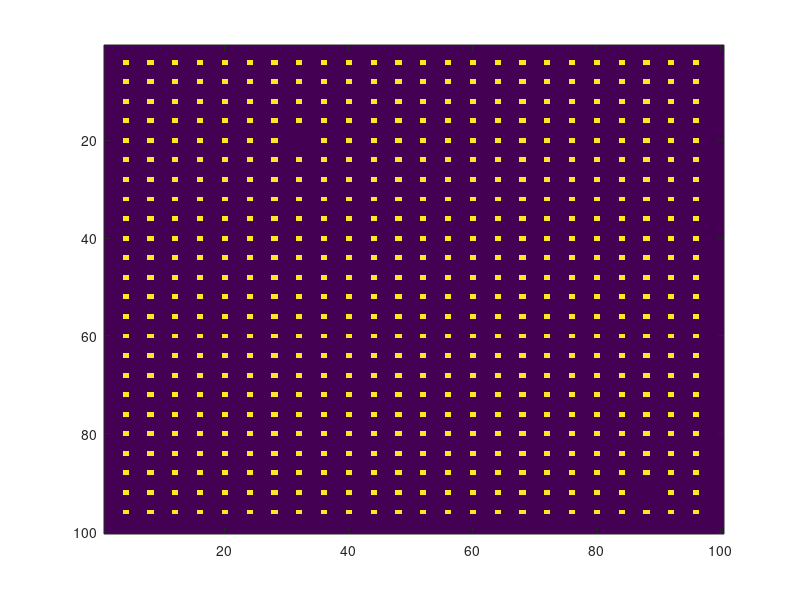

This chart was generated by the following MATLAB code: (Note: this script raises an error after producing the figure.)
%Model PT fire
%CASCADE project
%Asynchronous CA
%Vasques et al. 2014 (model development)
%PROBABILITY MARA'S - MODIFIED FROM ALAIN'S
% ------------------------------------------------------------------------

close all
clear all

%Parameter values
%-------------------------------------------------------------------------
%PER SPECIES

%%% PINE
AgeMP=10;                 % Age of maturity pine %start at 6 and regularly 10-15 % in Cronk and Fuller, 1995 [year]
SeedFP=945;               % Seed production per pine mature tree number of seeds per
% cone (63)* cone per tree (15) Vega et al 2008
LSP= 100;                 % Life span of pine % in "practices centro pinus" [year]
canopyBank=0.5;           % Percent of the seeds that are stored in the canopy maybe reduce it too many pines
ReleaseSeeds=0;           % Pine seeds in the canopy that are released after the fire

%%% SEEDER
AgeMS=2;                  % Age of maturity seeder % field obs Calluna 1 [year]
% Cistus 3 years ref
SeedFS=400;               % Seed production per plant/occupied cell approx value ADJUST
% check in lit
LSS=30;                   % Life span calluna % in woodland education centre [year]

%%% OAK
AgeMO=50;                 % Age of maturity seeder % Kew % [year]% !!! Pausas 1999 has maturity = 15!!!

SeedFQ=12;                % Seed production oak per occupied cell - 120 acorns per tree refered in Martin?k et al. 2014% [n/m2/year]
BirdSeedN=5;              % Annual seed input by birds - based on average values Q. suber Pons and Pausas 2007 - this value depends on surrounding populations

LSO= 1000;                % Life span quercus robur % in forestar

% FIRE
fireret=5;                  %year

% GENERAL
minG= [0 0 0.3];          % minimum germination first pine second seeder third oak
maxG= [0.9 0.9 0.9];      % maximum germination first pine second seeder third oak

ProbPZeroL=0.7;           % Germination probability for pine when litter=0 cm

LitThreshP=3;             % Litter threshold for Pine above which ~no germination (cm)
LitThreshS=2;             % Litter threshold for seeders above which ~no germination (cm)


lrate=0.42;               % rate of litter deposition [cm/year] Fernandes et al 2004
eflit=0.90;               % effective litter: if 0.90 then 0.10 of the total litter is decomposed - estimated value not from literature
ProbG=[0 0 0];            % probability of germination first pine second seeder third oak
amp=[0.3 0.3 0];          % amplitude of curve interaction with litter

SBP1=0;                   % !SBP1 and SBP2 are only ways of initializing the seed bank every year
SBP2=0;
SBPC=0;                   % Initialization seed bank pine canopy
ProbS= [0 0 0];           % to calculate probability based on seed prod
est= [7 400];             % max number of seedlings per cell CCD field from which we inferred a probability of establishment in one cell
SeedLoss= [0 0.10 1];     % rate seed loss first pine second seeder third oak
%nrsp=3                   % number of species used in the model - to put in the prob expression

mort=1./[LSP,LSS,LSO];    % MORTALITY of pine, seeder, oak = 1/lifespan

AR= [0,0,0,1];            % ability to resprout: first element is fake (bare soil); pine=0, seeder=0, oak=1;

% Control constants
StartTime= 0;             % [year]
EndTime= 2000;             % [year]
StoreTime = 1;            % [year]

dt=1;                    % [year]
m= 100;                   % for size of lattice [meter]

% Control Variables
NrStore = 1;
StoreStep = StoreTime;
Time = StartTime;

D=0;                      % initialization only
Pine=0;                   % will count the number of cells with pine
Seeder=0;                 % will count the number of cells with pine
Oak=0;                    % will count the number of cells with pine
StorePine=zeros(EndTime,1);
StoreSeeder=zeros(EndTime,1);
StoreOak=zeros(EndTime,1);
VectorTime=zeros(EndTime,1);
nruns=10;


%%%Initialization of the matrices
%TC - Type of Cover: 1- pine; 2- seeder; 3- oak; Age- plant age; SB- Seed Bank); Lit- Litter
% -------------------------------------------------------------------------
TC= zeros(m,m);           % Creates a matrix of size m*m filled with zeros
Age= zeros(m,m);          % Creates a matrix of size m*m filled with zeros
Lit= zeros(m,m);          % Creates a matrix of size m*m filled with zeros
z= 8;                     % Number of neighbours

% Fills the matrix TC with planted pines
%--------------------------------------------------------------------------
TC(4:4:m-4,4:4:m-4)= 1; % plants 1 pine every 4 meters - dense prodution stand excluding the borders

% Puts seeds in the matrix
%--------------------------------------------------------------------------
SB=[0 1000 0+randi(BirdSeedN,1)]; %changing initial conditions for seeder and oak, pine is planted but can also be seeded randomly

% VECTOR OF FIRE OCCURRENCE
D=0*[StartTime:dt:EndTime]; %#ok<NBRAK>
tf=12;
while tf<EndTime
    tf=tf-fireret*log(rand(1,1));
    D(round(tf))=1;
end

% %Creates colormap
% figure
% white=[1 1 1];
% green=[0 1 0];
% red=[1 0 0];
% blue=[0 0 1];
% VegetationColormap=[white; green; red; blue];
% % Plot image
% h=subplot(1,1,1);
% imagesc(TC)
% set(h,'Clim',[-0.5 3.5]);
% colormap(VegetationColormap);
% colorbar; set(gco,'Clim',[1 4]);
%%%%%%%%%%%%%%%%%%%%%DYNAMIC%%%%%%%%%%%%%%%%%%%%%%%%%%%%%%%%%%%%%%%%%
%--------------------------------------------------------------------------

while Time < EndTime
    Time= Time+dt
    %     Creates LITTER in the neighborhod of pine (8 neighbors)+ the pine
    %     site itself
    if TC(Age>AgeMP)==1 %because in the first years pine do not create litter
        [x,y]=find(TC(2:end-1,2:end-1)==1); %consider including here litter deposition only after a certain age
        x=x+1;y=y+1;
        for i=1:length(x)
            Lit(x(i)-1:x(i)+1,y(i)-1:y(i)+1)=Lit(x(i)-1:x(i)+1,y(i)-1:y(i)+1)+lrate*dt;
            %         !!! maybe consider adding litter in the neighbourhood of oak when it is dominant
            %         and adult
        end
    end
    
    % SEED BANK CALCULATION ONLY ONCE A YEAR
    SB(1)=SBP1+SBP2+SeedFP*(1-canopyBank)*sum(sum(TC(Age>AgeMP)==1))+ReleaseSeeds;% TWO YEARS OF SEED LIFE; 1-canopybank is doing the same as canopy bank, i.e. *0.5
    %SB(1)=SB(1)-SeedLoss(1)*SB(1);      %not needed as pine seeds only
    %last 2 years and then die
    SB(2)=SB(2)+SeedFS*(sum(sum(TC==2)))-SeedLoss(2)*SB(2);           % LONG SEED LIFE
    SB(3)=SeedFQ*(sum(sum(TC(Age>AgeMO)==3)))+randi(BirdSeedN,1);     % NO MEMORY - !!!Before seed loss was 1 now there is no seed loss
    if SB(3)>0
        coordseed=randi(m,SB(3),2); % puts the seeds that arrive in random coordinates of the lattice
    end
    % accumulation of seeds in the canopy
    SBPC=SBPC+SeedFP*canopyBank*sum(TC(Age>AgeMP)==1); %canopyBank=% of the seeds that stay in the
    % canopy and accumulate over time
    
    % COLONIZATION OF AN EMPTY CELL AND MORTALITY FOR VEGETATED CELLS
    %------------------------------------------------------------------
    % At each time step tests who is going to colonize an empty cell in the lattice based on the
    % availiable seeds (seed production and seed bank)
    
    %     % %!!!!!!!!!!!THIS TERM IS for test without litter
    %     ProbG=[1 1 1];
    %
    for i = 1 : m
        for j=1:m
            test=rand*length(ProbG); %RANDOM NUMBER BETWEEN 0 AND THE NUMBER OF SPECIES (LENGTH(PROBg=3))
            if TC(i,j)==0 % colonization/germination
                
                %                 COLONIZATION vs LITTER
               
                ProbG(1)=(maxG(1)+minG(1))/2+(maxG(1)-minG(1))/2*tanh((LitThreshP-Lit(i,j))/amp(1)) ...
                    -(maxG(1)-ProbPZeroL)*exp(-2/LitThreshP*exp(1)*Lit(i,j)); % PINE
                ProbG(2)=(maxG(2)+minG(2))/2+(maxG(2)-minG(2))/2*tanh((LitThreshS-Lit(i,j))/amp(2)); % SEEDER ampS=0.3 max=.9 min=0.
                ProbG(3)=maxG(3)-(maxG(3)-minG(3))*exp(-Lit(i,j)); % QUERCUS
                
                
                %%% TERM FOR PROBABILITY OF COLONIZATION vs. NUMBER OF SEEDS AND ESTABLISHMENT
                
                ProbS(1:2)=1-(1-1./est(1:2)).^(SB(1:2)/m/m); % FOR PINE AND SEEDERS, SEEDS ARE EQUALLY SPREAD THROUGHOUT THE CELLS; this was taken in the paper: Cannas et al. 2003
                % QUERCUS HAS PROB 1 IF THERE IS A SEED IN THAT CELL
                % VERSION 2
                
                ProbS(3)=0;
                mm=find(sum(ismember(coordseed(:,1:2),[i,j]),2)>=2);
                ProbS(3)=ProbS(3)+round(length(mm)/(length(mm)+eps))*.8;
                
                % %                 % VERSION 1
                %                 for ii=1:size(coordseed,1)
                %                     ProbS(3)=ProbS(3)+(coordseed(ii,1)==i&coordseed(ii,2)==j);
                %                 end
                %                 ProbS(3)=ProbS(3)>=1; % if there is one seed or more -> prob=1
                
                
                
                % COMBINING PROBABILITIES of establishment due to litter and seed numbers
                
                ProbG=ProbG.*ProbS;  %
                
                % this step has the improved version (Mara's) of Alains' MSc thesis trick
                
                if test>ProbG(1)+ProbG(2)+ProbG(3)
                    TC(i,j)=0;
                elseif test>ProbG(1)+ProbG(2)
                    TC(i,j)=3;
                    Age(i,j)=dt;
                elseif test>ProbG(1)
                    TC(i,j)=2;
                    Age(i,j)=dt;
                else
                    TC(i,j)=1;
                    Age(i,j)=dt;
                end
            else
                Age(i,j)=Age(i,j)+dt;
                Lit(i,j)=eflit.*Lit(i,j); %10% of the accumulated litter is degraded each year and 90% remains
                
                if test< mort(TC(i,j))*dt
                    TC(i,j)=0;
                    Age(i,j)=0;
                end
            end
        end
        SBP2=SBP1; % PINE SEED BANK OF TWO YEARS BEFORE
        SBP1=SB(1);% PINE SEED BANK OF 1 YEAR BEFORE
    end
    
    
    
    %%% DISTURBANCE
    
    if Time>=12   % initial time for plant development before disturbance - we let pine establish %%% Now we let pine reproduce once without disturbance
        D=randi(10,1)*(Time>=12);
    end
    %%%% if Time/10 is an integer there is a probability of 1/10 of fire every year and this does not depend from previous events
    D1=D(Time);
    if D1== 1
        'fire';
        Lit(:,:)=0;
        for i=1:m
            for j=1:m
                TC(i,j)= TC(i,j)*AR(TC(i,j)+1);
                Age(i,j)= Age(i,j)*AR(TC(i,j)+1);
                ReleaseSeeds= sum(SBPC); %the production of seeds when there is a fire is the total of the canopy seeds produced until that moment
                SBP1=0;SBP2=0;
                
                %                 !! check!! the canopy seed bank should be released when there is
                %                 disturbance - fire or tree harvesting
            end
        end
        
        
    end
    
        imagesc(TC)
        set(h,'Clim',[-0.5 3.5]);
        colormap(VegetationColormap);
        colorbar
        drawnow;pause
    
    %%% update abundance of different species in the lattice
    
    Pine=sum(sum(TC==1));
    Seeder=sum(sum(TC==2));
    Oak=sum(sum(TC==3));
    
    
    %%%%%%%%%%%%%%%% STORING AND VISUALIZATION %%%%%%%%%%%%%%%%%
    %     StoreTime = StoreTime - Time; % I COMMENTED THIS BECAUSE YOU WANT TO
    %     STORE EVERY TIME STEP SO IT' NOT USEFUL TO HAVE THIS EXTRA IF. TO BE
    %     RESTORED (AND CHANGED DIMENSIONS OF THE VECTORS BELOW) IF DT<1 YEAR
    %     OR YOU WANT TO SAVE EVERY E.G. 10 YEARS
    %     if StoreTime <= 0
    StorePine(NrStore) = Pine; % NOTICE THESE VECTORS ARE AS LONG AS ENDTIMES, and as wide as 1 (vector not matrices) NOT M BY M AS YOU DEFINED THEM.. -> REDIFINING ABOVE SHOULD TAKE LESS TIME -> LET ME KNOW!
    StoreSeeder(NrStore) = Seeder;
    StoreOak(NrStore) = Oak;
    VectorTime(NrStore)= Time;
    NrStore = NrStore+1;
    %         StoreTime = StoreStep;
    %     end %if StoreTime <= 0
    
end

StoreSpecies=[StorePine StoreSeeder StoreOak];
xlswrite('Sp abundance pine,seeder,oak',StoreSpecies)

imagesc(TC)
set(h,'Clim',[-0.5 3.5]);

colormap(VegetationColormap);
colorbar

%%%Plotting over time
figure
plot(VectorTime,StorePine/m/m*100,VectorTime,StoreSeeder/m/m*100,VectorTime,StoreOak/m/m*100)
legend('Pine','Seeder','Resprouter')
set(gca,'fontsize',14);
set(gcf,'Position',[374 407 981 410],'PaperPositionMode','auto');
% saveas(gcf,'figureTime.png','png')

% Creates movie - not working yet
%     imagesc(TC);
%     movie(Frame)=getframe;
%     Frame=Frame+1;
%writerObj = VideoWriter(imageTC) %constructs a VideoWriter object to write video data to an AVI file with Motion JPEG compression.
